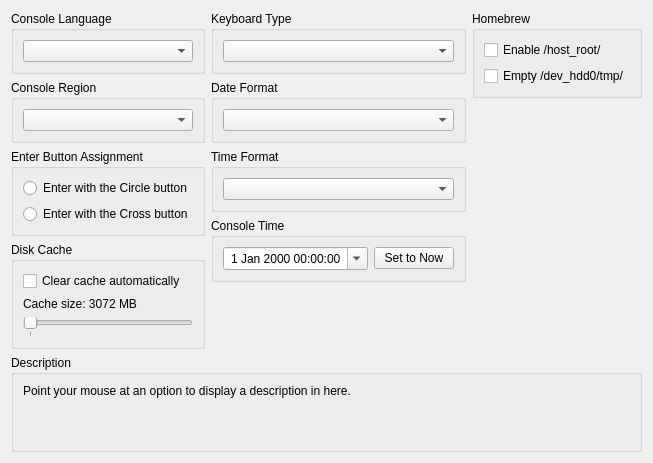
      <widget class="QWidget" name="systemTab">
       <attribute name="title">
        <string>System</string>
       </attribute>
       <layout class="QVBoxLayout" name="systemTab_layout" stretch="0,1,0">
        <item>
         <layout class="QHBoxLayout" name="systemTabHorizontalLayout" stretch="1,1,1">
          <item>
           <layout class="QVBoxLayout" name="systemTabLeftLayout">
            <item>
             <widget class="QGroupBox" name="gb_sysLang">
              <property name="title">
               <string>Console Language</string>
              </property>
              <layout class="QVBoxLayout" name="gb_sysLang_layout">
               <item>
                <widget class="QComboBox" name="sysLangBox"/>
               </item>
              </layout>
             </widget>
            </item>
            <item>
             <widget class="QGroupBox" name="gb_console_region">
              <property name="title">
               <string>Console Region</string>
              </property>
              <layout class="QVBoxLayout" name="gb_console_region_layout">
               <item>
                <widget class="QComboBox" name="console_region"/>
               </item>
              </layout>
             </widget>
            </item>
            <item>
             <widget class="QGroupBox" name="gb_enterButtonAssignment">
              <property name="title">
               <string>Enter Button Assignment</string>
              </property>
              <layout class="QVBoxLayout" name="gb_enterButtonAssignment_layout">
               <item>
                <widget class="QRadioButton" name="enterButtonAssignCircle">
                 <property name="text">
                  <string notr="true">Enter with the Circle button</string>
                 </property>
                </widget>
               </item>
               <item>
                <widget class="QRadioButton" name="enterButtonAssignCross">
                 <property name="text">
                  <string notr="true">Enter with the Cross button</string>
                 </property>
                </widget>
               </item>
              </layout>
             </widget>
            </item>
            <item>
             <widget class="QGroupBox" name="gb_DiskCacheClearing">
              <property name="title">
               <string>Disk Cache</string>
              </property>
              <layout class="QVBoxLayout" name="gb_DiskCacheClearing_layout">
               <item>
                <widget class="QCheckBox" name="enableCacheClearing">
                 <property name="text">
                  <string>Clear cache automatically</string>
                 </property>
                </widget>
               </item>
               <item>
                <widget class="QLabel" name="maximumCacheSizeLabel">
                 <property name="text">
                  <string>Cache size: 3072 MB</string>
                 </property>
                </widget>
               </item>
               <item>
                <widget class="QSlider" name="maximumCacheSize">
                 <property name="pageStep">
                  <number>512</number>
                 </property>
                 <property name="orientation">
                  <enum>Qt::Orientation::Horizontal</enum>
                 </property>
                 <property name="tickPosition">
                  <enum>QSlider::TickPosition::TicksBelow</enum>
                 </property>
                 <property name="tickInterval">
                  <number>1024</number>
                 </property>
                </widget>
               </item>
              </layout>
             </widget>
            </item>
            <item>
             <spacer name="systemTabLeftVerticalSpacer">
              <property name="orientation">
               <enum>Qt::Orientation::Vertical</enum>
              </property>
              <property name="sizeHint" stdset="0">
               <size>
                <width>0</width>
                <height>0</height>
               </size>
              </property>
             </spacer>
            </item>
           </layout>
          </item>
          <item>
           <layout class="QVBoxLayout" name="systemTabMiddleLayout">
            <item>
             <widget class="QGroupBox" name="gb_keyboardType">
              <property name="title">
               <string>Keyboard Type</string>
              </property>
              <layout class="QVBoxLayout" name="verticalLayout_keyboardType">
               <item>
                <widget class="QComboBox" name="keyboardType"/>
               </item>
              </layout>
             </widget>
            </item>
            <item>
             <widget class="QGroupBox" name="gb_dateFormat">
              <property name="title">
               <string>Date Format</string>
              </property>
              <layout class="QVBoxLayout" name="verticalLayout_dateFormat">
               <item>
                <widget class="QComboBox" name="dateFormat"/>
               </item>
              </layout>
             </widget>
            </item>
            <item>
             <widget class="QGroupBox" name="gb_timeFormat">
              <property name="title">
               <string>Time Format</string>
              </property>
              <layout class="QVBoxLayout" name="verticalLayout_timeFormat">
               <item>
                <widget class="QComboBox" name="timeFormat"/>
               </item>
              </layout>
             </widget>
            </item>
            <item>
             <widget class="QGroupBox" name="gb_console_time">
              <property name="title">
               <string>Console Time</string>
              </property>
              <layout class="QVBoxLayout" name="verticalLayout_2">
               <item>
                <layout class="QHBoxLayout" name="horizontalLayout">
                 <item>
                  <widget class="QDateTimeEdit" name="console_time_edit">
                   <property name="sizePolicy">
                    <sizepolicy hsizetype="Preferred" vsizetype="Fixed">
                     <horstretch>10</horstretch>
                     <verstretch>0</verstretch>
                    </sizepolicy>
                   </property>
                   <property name="layoutDirection">
                    <enum>Qt::LayoutDirection::LeftToRight</enum>
                   </property>
                   <property name="wrapping">
                    <bool>false</bool>
                   </property>
                   <property name="frame">
                    <bool>true</bool>
                   </property>
                   <property name="alignment">
                    <set>Qt::AlignmentFlag::AlignCenter</set>
                   </property>
                   <property name="readOnly">
                    <bool>false</bool>
                   </property>
                   <property name="buttonSymbols">
                    <enum>QAbstractSpinBox::ButtonSymbols::UpDownArrows</enum>
                   </property>
                   <property name="accelerated">
                    <bool>true</bool>
                   </property>
                   <property name="showGroupSeparator" stdset="0">
                    <bool>false</bool>
                   </property>
                   <property name="calendarPopup">
                    <bool>true</bool>
                   </property>
                  </widget>
                 </item>
                 <item>
                  <widget class="QPushButton" name="console_time_reset">
                   <property name="text">
                    <string>Set to Now</string>
                   </property>
                  </widget>
                 </item>
                </layout>
               </item>
              </layout>
             </widget>
            </item>
            <item>
             <spacer name="systemTabMiddleVerticalSpacer">
              <property name="orientation">
               <enum>Qt::Orientation::Vertical</enum>
              </property>
              <property name="sizeHint" stdset="0">
               <size>
                <width>0</width>
                <height>0</height>
               </size>
              </property>
             </spacer>
            </item>
           </layout>
          </item>
          <item>
           <layout class="QVBoxLayout" name="systemTabRightLayout">
            <item>
             <widget class="QGroupBox" name="gb_homebrew">
              <property name="title">
               <string>Homebrew</string>
              </property>
              <layout class="QVBoxLayout" name="gb_homebrew_layout">
               <item>
                <widget class="QCheckBox" name="enableHostRoot">
                 <property name="text">
                  <string>Enable /host_root/</string>
                 </property>
                </widget>
               </item>
               <item>
                <widget class="QCheckBox" name="emptyHdd0Tmp">
                 <property name="text">
                  <string>Empty /dev_hdd0/tmp/</string>
                 </property>
                </widget>
               </item>
              </layout>
             </widget>
            </item>
            <item>
             <spacer name="systemTabRightVerticalSpacer">
              <property name="orientation">
               <enum>Qt::Orientation::Vertical</enum>
              </property>
              <property name="sizeHint" stdset="0">
               <size>
                <width>0</width>
                <height>0</height>
               </size>
              </property>
             </spacer>
            </item>
           </layout>
          </item>
         </layout>
        </item>
        <item>
         <spacer name="systemTabSpacer">
          <property name="orientation">
           <enum>Qt::Orientation::Vertical</enum>
          </property>
          <property name="sizeType">
           <enum>QSizePolicy::Policy::MinimumExpanding</enum>
          </property>
          <property name="sizeHint" stdset="0">
           <size>
            <width>0</width>
            <height>0</height>
           </size>
          </property>
         </spacer>
        </item>
        <item>
         <widget class="QGroupBox" name="gb_description_system">
          <property name="title">
           <string>Description</string>
          </property>
          <layout class="QHBoxLayout" name="gb_description_system_layout">
           <item>
            <widget class="QLabel" name="description_system">
             <property name="text">
              <string>Point your mouse at an option to display a description in here.


</string>
             </property>
             <property name="textFormat">
              <enum>Qt::TextFormat::PlainText</enum>
             </property>
             <property name="alignment">
              <set>Qt::AlignmentFlag::AlignLeading|Qt::AlignmentFlag::AlignLeft|Qt::AlignmentFlag::AlignTop</set>
             </property>
             <property name="wordWrap">
              <bool>true</bool>
             </property>
            </widget>
           </item>
          </layout>
         </widget>
        </item>
       </layout>
      </widget>
